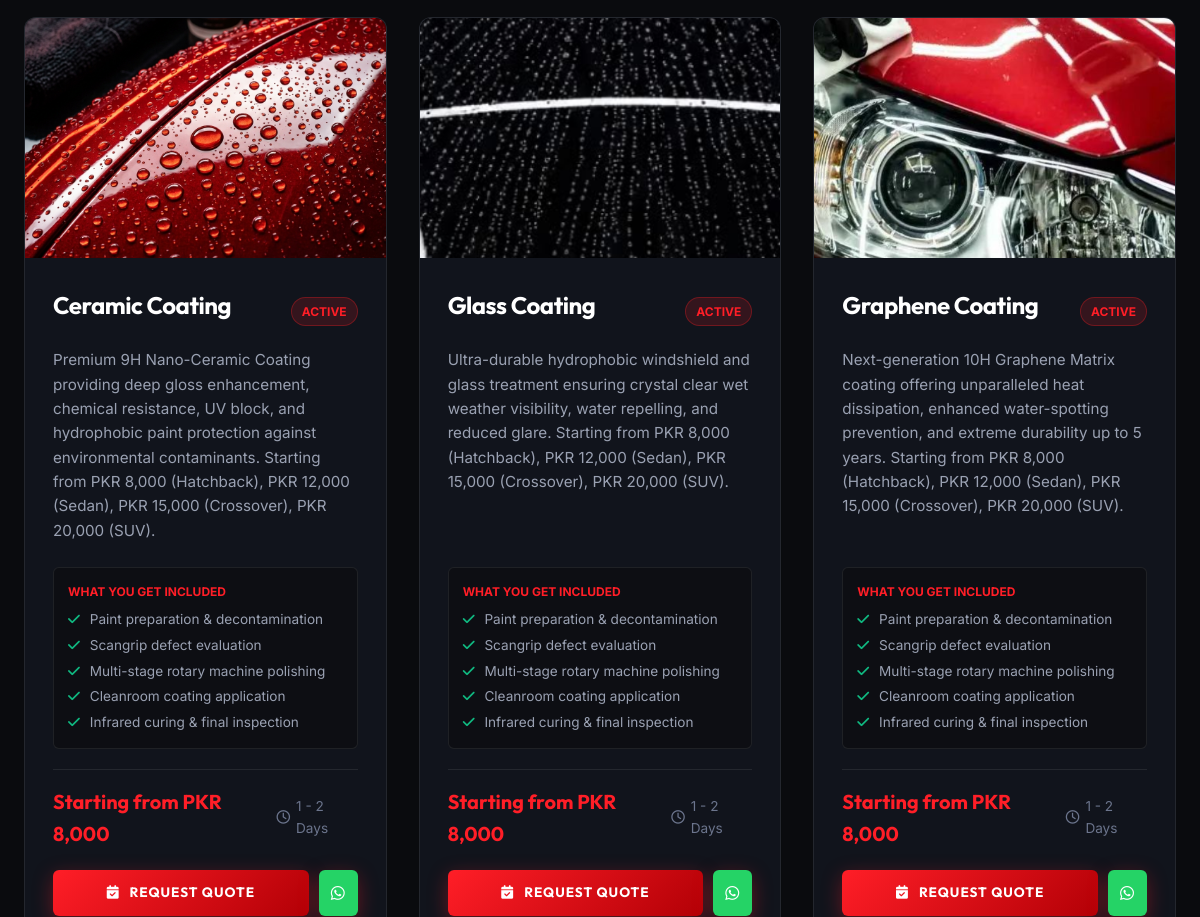
The app's page /services (middle part), older data.
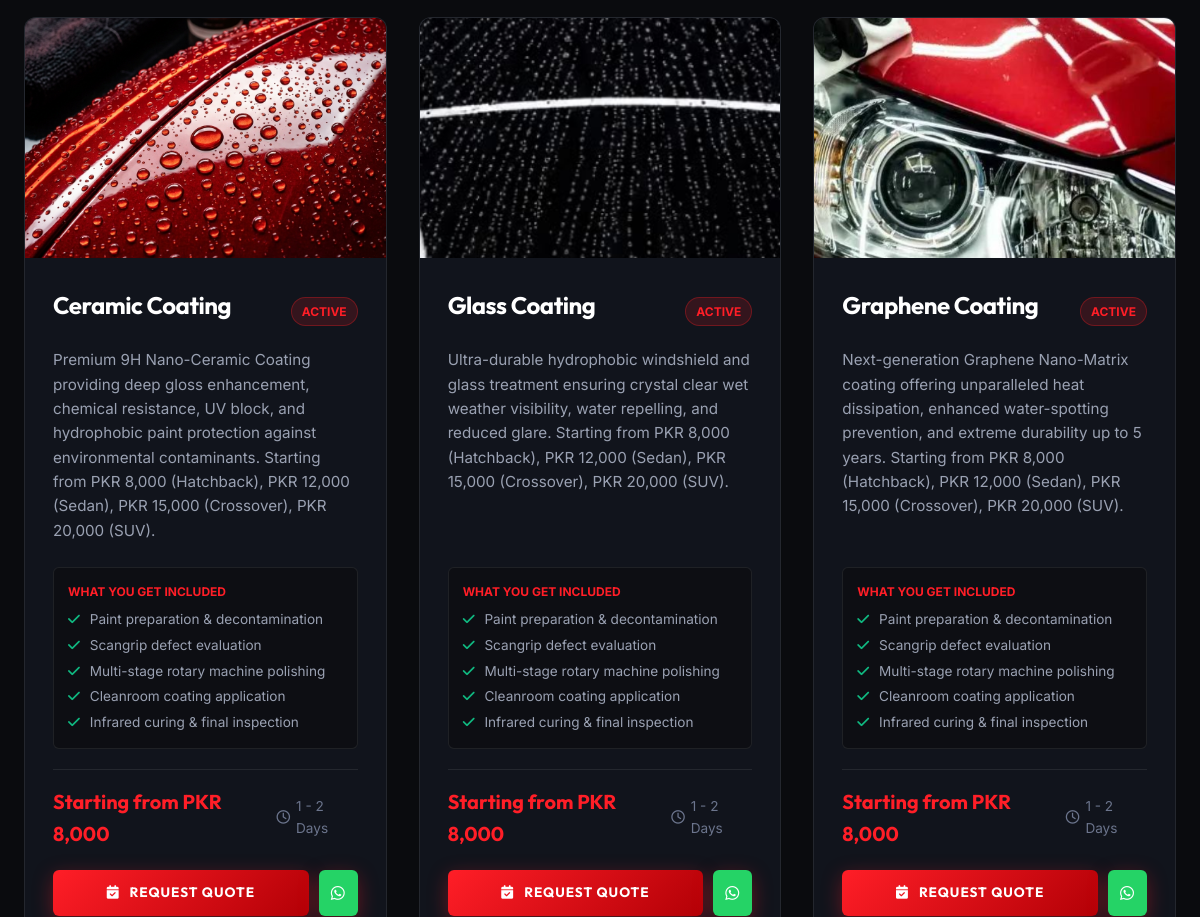
The same page, newer data.
### models/service.py (models this page shows, shortened)
class Service(db.Model):
    __tablename__ = 'services'
    id = db.Column(db.Integer, primary_key=True)
    name = db.Column(db.String(100), nullable=False)
    description = db.Column(db.Text, nullable=False)
    price = db.Column(db.String(50), nullable=True)  # e.g., "PKR 45,000" or "Starting PKR 30,000"
    duration = db.Column(db.String(50), nullable=True)  # e.g., "1 - 2 Days"
    image = db.Column(db.String(255), nullable=True)
    is_active = db.Column(db.Boolean, default=True, nullable=False)
    created_at = db.Column(db.DateTime, default=datetime.utcnow)
    bookings = db.relationship('Booking', backref='service', lazy=True, cascade='all, delete-orphan')

### routes/main.py (the view)
@main_bp.route('/services')
def services():
    services_list = Service.query.filter_by(is_active=True).all()
    return render_template('services.html', services=services_list)

### templates/services.html (shortened to what this page needs)
{% extends "base.html" %}
{% block content %}
<section class="section">
    <div class="container">
        <div class="grid-3">
            {% for service in services %}
            <div class="glass-card service-card">
                <img src="{{ url_for('static', filename=service.image) if service.image else url_for('static', filename='images/studio_bmw.jpg') }}" alt="{{ service.name }}" class="service-card-img" style="height: 240px; object-fit: cover;">
                <div class="service-card-body">
                    <div style="display: flex; align-items: center; justify-content: space-between; margin-bottom: 12px;">
                        <h3 class="service-card-title">{{ service.name }}</h3>
                        <span style="font-size: 0.75rem; background: rgba(255,30,39,0.15); color: var(--red-z); padding: 4px 10px; border-radius: 50px; border: 1px solid rgba(255,30,39,0.3); font-weight: 700;">ACTIVE</span>
                    </div>
                    <p class="service-card-desc">{{ service.description }}</p>
                    <div style="background: rgba(10,11,14,0.6); padding: 14px; border-radius: 6px; border: 1px solid var(--border-color); margin-bottom: 20px;">
                        <div style="font-size: 0.75rem; color: var(--red-z); font-weight: 700; text-transform: uppercase; margin-bottom: 8px;">WHAT YOU GET INCLUDED</div>
                        <ul style="font-size: 0.85rem; color: var(--text-muted); display: flex; flex-direction: column; gap: 4px;">
                            <li><i class="fa-solid fa-check" style="color:#10b981; margin-right:6px;"></i> Paint preparation & decontamination</li>
                            <li><i class="fa-solid fa-check" style="color:#10b981; margin-right:6px;"></i> Scangrip defect evaluation</li>
                            <li><i class="fa-solid fa-check" style="color:#10b981; margin-right:6px;"></i> Multi-stage rotary machine polishing</li>
                            <li><i class="fa-solid fa-check" style="color:#10b981; margin-right:6px;"></i> Cleanroom coating application</li>
                            <li><i class="fa-solid fa-check" style="color:#10b981; margin-right:6px;"></i> Infrared curing & final inspection</li>
                        </ul>
                    </div>
                    <div class="service-card-meta">
                        <div class="service-price">{{ service.price or 'Contact for Pricing' }}</div>
                        <div class="service-duration"><i class="fa-regular fa-clock"></i> {{ service.duration or '1 Day' }}</div>
                    </div>
                    <div style="display: flex; gap: 10px;">
                        <a href="{{ url_for('booking.book', service_id=service.id) }}" class="btn-primary" style="flex: 1; padding: 12px; font-size: 0.85rem;">
                            <i class="fa-solid fa-calendar-check"></i> REQUEST QUOTE
                        </a>
                        <a href="https://wa.me/{{ config.WHATSAPP_NUMBER }}?text=Hi%20AutozCraveStudio!%20I'm%20inquiring%20about%20{{ service.name }}." target="_blank" class="btn-primary" style="background:#25d366; border:none; padding: 12px;">
                            <i class="fa-brands fa-whatsapp"></i>
                        </a>
                    </div>
                </div>
            </div>
            {% else %}
            <div style="grid-column: 1 / -1; text-align: center; padding: 60px 0; color: var(--text-muted);">
                <h3>No active services found.</h3>
            </div>
            {% endfor %}
        </div>
    </div>
</section>
{% endblock %}

Row changes from the older to the newer data that the page shows:
changed Service "Graphene Coating": description "Next-generation 10H Graphene Matrix coating offering unparalleled heat…" → "Next-generation Graphene Nano-Matrix coating offering unparalleled heat…"
